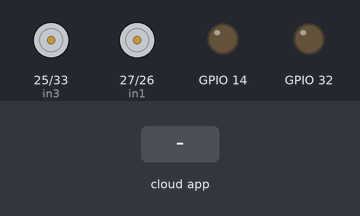
Bench run of a sketch on a simulated ESP32. On the bench: motor-driver pin pairs drawn as motors (green arrow = first pin HIGH = forward, orange = second pin HIGH = backward, longer = more drive), output pins drawn as LEDs (lit = HIGH). Inputs (shaded band) come from the test bench. WiFi joins after 1.5 s; servers stay silent unless stated; the ROS host is connected and sends only what is stated; what the sketch prints to the serial monitor is not drawn.

Above: at 5.7 s.
5.8 s: the phone or cloud app sets linear.x to -100
At 6.1 s:
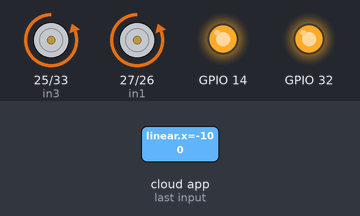
8.8 s: the phone or cloud app sets angular.z to -100
At 9.7 s:
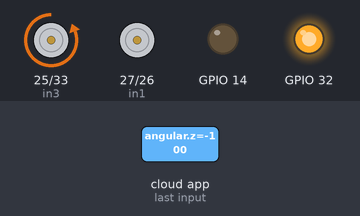
11.8 s: the phone or cloud app sets linear.x to 0
At 13.2 s:
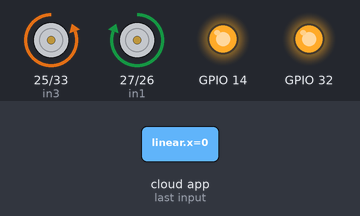
14.8 s: the phone or cloud app sets angular.z to 100
At 15.2 s:
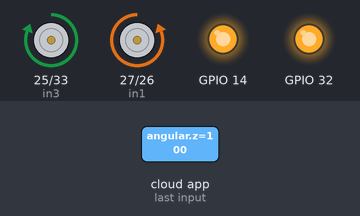
17.8 s: the phone or cloud app sets linear.x to 100
At 18.8 s:
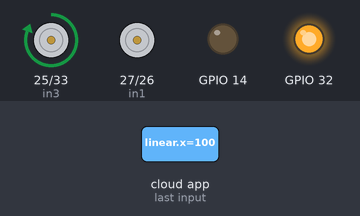
20.8 s: the phone or cloud app sets angular.z to 0
At 21.2 s:
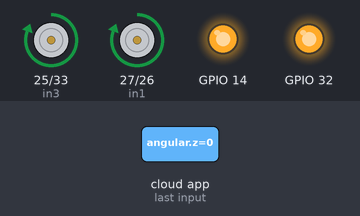
Timing chart, 0 to 24.3 s (numbered marks = the images above; inputs shaded):
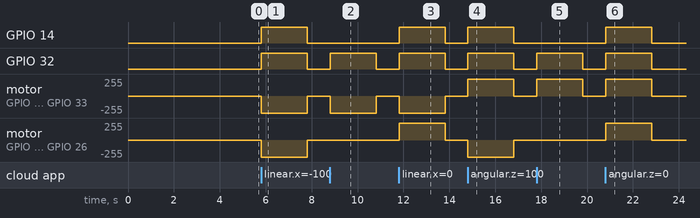

The sketch:

esp32_car_teleop_debug.ino
```cpp
#include <micro_ros_arduino.h>
#include <WiFi.h>
#include <stdio.h>
#include <rcl/rcl.h>
#include <rcl/error_handling.h>
#include <rclc/rclc.h>
#include <rclc/executor.h>
#include <geometry_msgs/msg/twist.h>

// ---- Motor A (left) ----
int enA = 14;
int in1 = 27;
int in2 = 26;

// ---- Motor B (right) ----
int enB = 32;
int in3 = 25;
int in4 = 33;

// ---- PWM ----
const int freq = 1000;
const int pwmChannelA = 0;
const int pwmChannelB = 1;
const int resolution = 8;   // 0-255

// ---- WiFi / agent config ----
#define WIFI_SSID     ""
#define WIFI_PASSWORD ""
#define AGENT_IP      ""
#define AGENT_PORT    8888
#define WIFI_TIMEOUT_MS 15000

rcl_subscription_t twist_subscriber;
geometry_msgs__msg__Twist twist_msg;
rclc_executor_t executor;
rclc_support_t support;
rcl_allocator_t allocator;
rcl_node_t node;

unsigned long last_cmd_time = 0;
const unsigned long CMD_TIMEOUT_MS = 2000;
bool motors_timed_out = false;

#define RCCHECK(fn) { \
  rcl_ret_t temp_rc = fn; \
  if ((temp_rc != RCL_RET_OK)) { \
    Serial.print("RCCHECK FAILED at line "); \
    Serial.print(__LINE__); \
    Serial.print(" - rc = "); \
    Serial.println(temp_rc); \
    error_loop(); \
  } \
}

void stopMotors() {
  digitalWrite(in1, LOW);
  digitalWrite(in2, LOW);
  digitalWrite(in3, LOW);
  digitalWrite(in4, LOW);
  ledcWrite(enA, 0);
  ledcWrite(enB, 0);
}

void error_loop() {
  Serial.println("ERROR: RCL call failed - will retry init in 3s (motors stopped).");
  stopMotors();
  delay(3000);
  Serial.println("Retrying micro-ROS init...");
  ESP.restart();
}

void setMotor(int inA, int inB, int pwmPin, float value) {
  int duty = (int)(fabs(value) * 255.0);
  if (duty > 255) duty = 255;

  if (value > 0.05) {
    digitalWrite(inA, HIGH);
    digitalWrite(inB, LOW);
  } else if (value < -0.05) {
    digitalWrite(inA, LOW);
    digitalWrite(inB, HIGH);
  } else {
    digitalWrite(inA, LOW);
    digitalWrite(inB, LOW);
    duty = 0;
  }
  ledcWrite(pwmPin, duty);
}

void twist_callback(const void *msgin) {
  const geometry_msgs__msg__Twist *msg = (const geometry_msgs__msg__Twist *)msgin;
  float linear = msg->linear.x;
  float angular = msg->angular.z;

  float left = linear - angular;
  float right = linear + angular;

  if (left > 1.0) left = 1.0;
  if (left < -1.0) left = -1.0;
  if (right > 1.0) right = 1.0;
  if (right < -1.0) right = -1.0;

  Serial.print("cmd_vel linear=");
  Serial.print(linear);
  Serial.print(" angular=");
  Serial.print(angular);
  Serial.print(" -> left=");
  Serial.print(left);
  Serial.print(" right=");
  Serial.println(right);

  setMotor(in1, in2, enA, left);
  setMotor(in3, in4, enB, right);

  last_cmd_time = millis();
}

void setup() {
  Serial.begin(115200);
  delay(1000);
  Serial.println("ESP32 teleop car starting...");

  pinMode(in1, OUTPUT);
  pinMode(in2, OUTPUT);
  pinMode(in3, OUTPUT);
  pinMode(in4, OUTPUT);

  ledcAttachChannel(enA, freq, resolution, pwmChannelA);
  ledcAttachChannel(enB, freq, resolution, pwmChannelB);

  stopMotors();

  Serial.print("Connecting to WiFi: ");
  Serial.println(WIFI_SSID);
  WiFi.begin(WIFI_SSID, WIFI_PASSWORD);

  unsigned long start = millis();
  while (WiFi.status() != WL_CONNECTED) {
    delay(300);
    Serial.print(".");
    if (millis() - start > WIFI_TIMEOUT_MS) {
      Serial.println("\nWiFi FAILED to connect within timeout.");
      Serial.println("Halting safely (motors stopped). Check SSID/password/signal.");
      error_loop();
    }
  }
  Serial.println("\nWiFi connected!");
  Serial.print("IP address: ");
  Serial.println(WiFi.localIP());

  // Disable WiFi power-saving/modem-sleep - it delays/buffers UDP packets
  // for many seconds at a time, causing exactly the "works then goes
  // silent for 10-20s" pattern.
  WiFi.setSleep(false);

  set_microros_wifi_transports((char*)WIFI_SSID, (char*)WIFI_PASSWORD, (char*)AGENT_IP, AGENT_PORT);

  delay(2000);

  allocator = rcl_get_default_allocator();
  RCCHECK(rclc_support_init(&support, 0, NULL, &allocator));
  RCCHECK(rclc_node_init_default(&node, "esp32_car_node", "", &support));

  RCCHECK(rclc_subscription_init_default(
      &twist_subscriber,
      &node,
      ROSIDL_GET_MSG_TYPE_SUPPORT(geometry_msgs, msg, Twist),
      "/cmd_vel"));

  RCCHECK(rclc_executor_init(&executor, &support.context, 1, &allocator));
  RCCHECK(rclc_executor_add_subscription(&executor, &twist_subscriber, &twist_msg, &twist_callback, ON_NEW_DATA));

  Serial.println("micro-ROS init complete. Waiting for /cmd_vel...");
  last_cmd_time = millis();
}

void loop() {
  rclc_executor_spin_some(&executor, RCL_MS_TO_NS(100));

  if (millis() - last_cmd_time > CMD_TIMEOUT_MS) {
    if (!motors_timed_out) {
      Serial.println("No cmd_vel received recently - stopping motors (safety timeout).");
      motors_timed_out = true;
    }
    stopMotors();
  } else if (motors_timed_out) {
    Serial.println("cmd_vel resumed - motors active again.");
    motors_timed_out = false;
  }
}
```

Measured:
- after the input at 5.8 s, GPIO 14, GPIO 32: LOW → HIGH at once, → LOW 2.0 s later; motor on GPIO 25 (in3) / GPIO 33 (in4), motor on GPIO 27 (in1) / GPIO 26 (in2): stopped → backward 255/255 at once, → stopped 2.0 s later
- after the input at 8.8 s, GPIO 32: LOW → HIGH at once, → LOW 2.0 s later; motor on GPIO 25 (in3) / GPIO 33 (in4): stopped → backward 255/255 at once, → stopped 2.0 s later
- after the input at 11.8 s, GPIO 14, GPIO 32: LOW → HIGH at once, → LOW 2.0 s later; motor on GPIO 25 (in3) / GPIO 33 (in4): stopped → backward 255/255 at once, → stopped 2.0 s later; motor on GPIO 27 (in1) / GPIO 26 (in2): stopped → forward 255/255 at once, → stopped 2.0 s later
- after the input at 14.8 s, GPIO 14, GPIO 32: LOW → HIGH at once, → LOW 2.0 s later; motor on GPIO 25 (in3) / GPIO 33 (in4): stopped → forward 255/255 at once, → stopped 2.0 s later; motor on GPIO 27 (in1) / GPIO 26 (in2): stopped → backward 255/255 at once, → stopped 2.0 s later
- after the input at 17.8 s, GPIO 32: LOW → HIGH at once, → LOW 2.0 s later; motor on GPIO 25 (in3) / GPIO 33 (in4): stopped → forward 255/255 at once, → stopped 2.0 s later
- after the input at 20.8 s, GPIO 14, GPIO 32: LOW → HIGH at once, → LOW 2.0 s later; motor on GPIO 25 (in3) / GPIO 33 (in4), motor on GPIO 27 (in1) / GPIO 26 (in2): stopped → forward 255/255 at once, → stopped 2.0 s later
